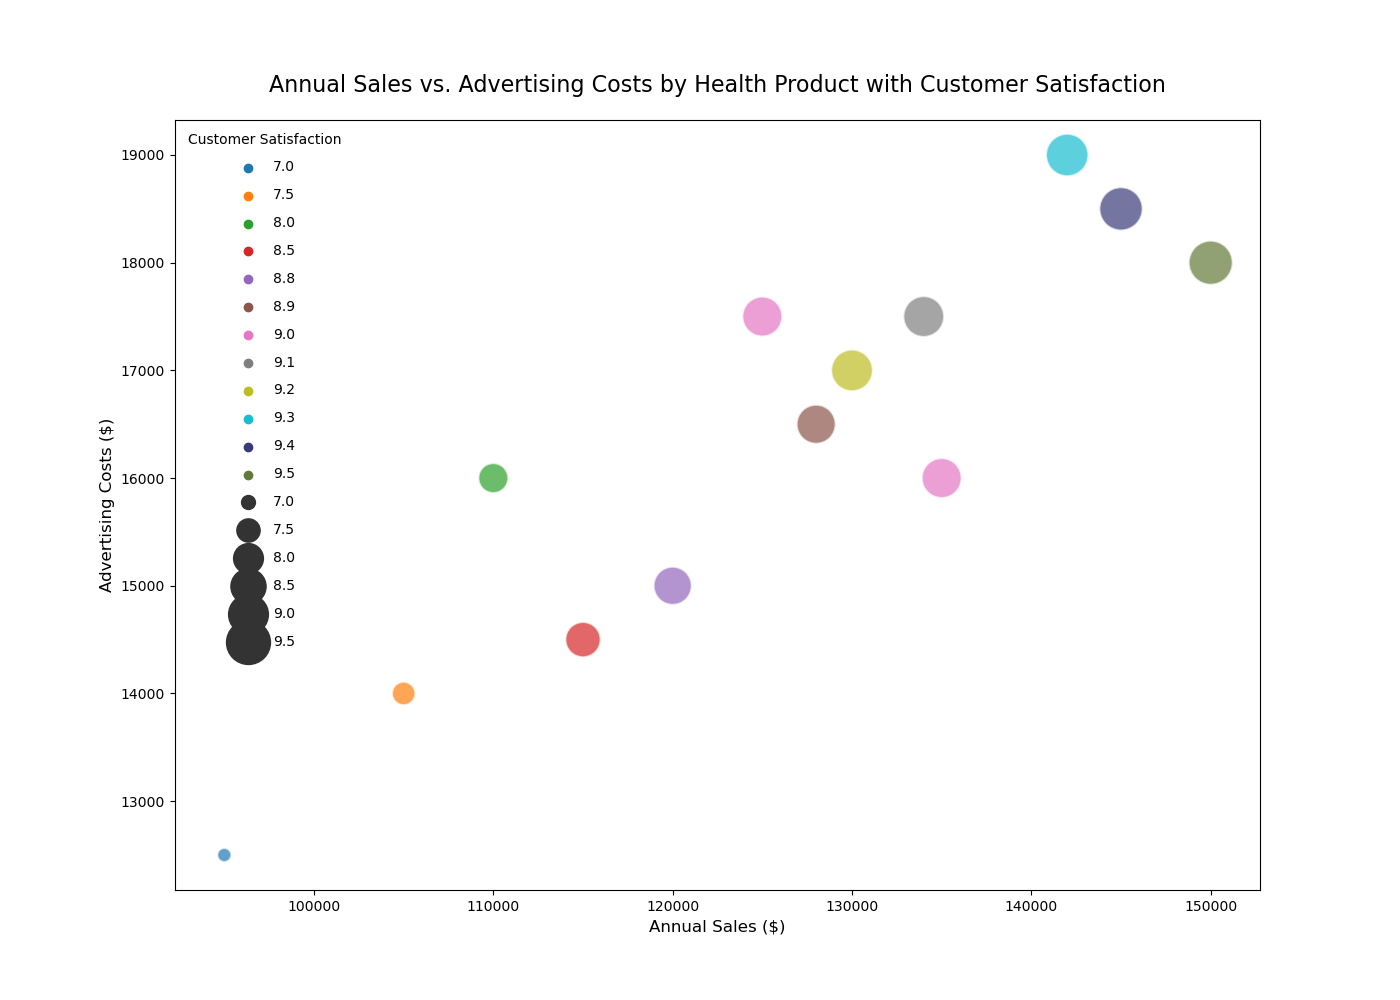

Source code (Python):

import seaborn as sns
import matplotlib.pyplot as plt
import pandas as pd

# Create a DataFrame from the data above.
data = {
    'Product': ['Health Product A', 'Health Product B', 'Health Product C', 'Health Product D', 'Health Product E', 
                'Health Product F', 'Health Product G', 'Health Product H', 'Health Product I', 'Health Product J', 
                'Health Product K', 'Health Product L', 'Health Product M'],
    'Annual Sales': [150000, 110000, 115000, 125000, 130000, 
                     95000, 105000, 145000, 120000, 135000, 
                     142000, 128000, 134000],
    'Advertising Costs': [18000, 16000, 14500, 17500, 17000, 
                          12500, 14000, 18500, 15000, 16000,
                          19000, 16500, 17500],
    'Customer Satisfaction': [9.5, 8.0, 8.5, 9.0, 9.2, 
                              7.0, 7.5, 9.4, 8.8, 9.0,
                              9.3, 8.9, 9.1]
}

df = pd.DataFrame(data)

# Define the bubble chart
plt.figure(figsize=(14, 10))
bubble_chart = sns.scatterplot(data=df, x='Annual Sales', y='Advertising Costs', 
                               hue='Customer Satisfaction', size='Customer Satisfaction', 
                               sizes=(100, 1000), alpha=0.7, 
                               palette=["#1f77b4", "#ff7f0e", "#2ca02c", "#d62728", 
                                        "#9467bd", "#8c564b", "#e377c2", "#7f7f7f",
                                        "#bcbd22", "#17becf", "#393b79", "#637939", "#8c6d31"])

# Enhance legend and labels
plt.legend(scatterpoints=1, frameon=False, labelspacing=1, title='Customer Satisfaction')
plt.title('Annual Sales vs. Advertising Costs by Health Product with Customer Satisfaction', fontsize=16, pad=20)
plt.xlabel('Annual Sales ($)', fontsize=12)
plt.ylabel('Advertising Costs ($)', fontsize=12)

# Create the visualization
plt.show()
